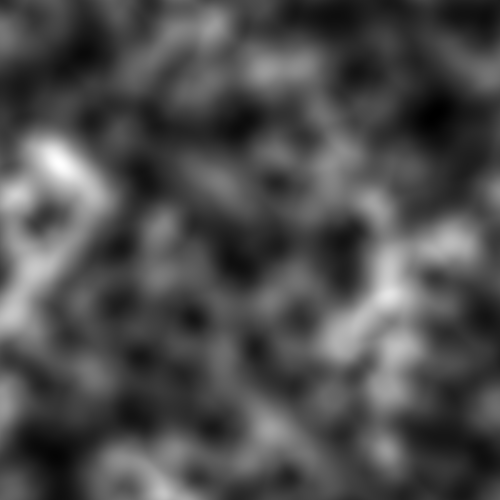
#> input picture maps/ter.ppm, 1000 x 1000 px (shown at 1/2 size)
$ python map.py
#> lines starting #> are read from the running program, lines starting #| are printed output that depends on the picture
from PIL import Image

ter = Image.open("ter.ppm")
#> ter is the input picture: PIL image 1000x1000 I; min 0, max 65535, mean 19841.1
tre = Image.open("tre.ppm")
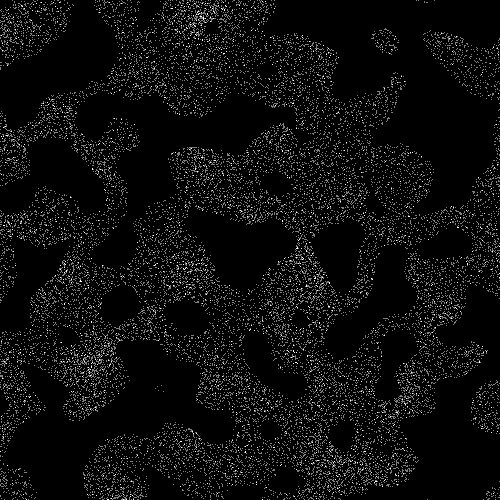
#> input picture maps/tre.ppm, 1000 x 1000 px (shown at 1/2 size)
#> tre is the input picture: PIL image 1000x1000 I; values 0 (black) and 65535 (white), 2.7% white in thin lines or dots

# Colors
deep_water = (0, 10, 100)
shallow_water = (40, 80, 140)
beach = (180, 180, 100)
grass = (100, 180, 100)
tree = (10, 100, 10)
stone = (160, 160, 160)
snow = (250, 250, 250)

out = Image.new("RGB", (1024, 1024))
#> out: PIL image 1024x1024 RGB; every value is 0

M = 256**2 - 1

data = []

terd = list(ter.getdata())
#> terd = 1000000 items
tred = list(tre.getdata())
#> tred = 1000000 items

for i in range(0, len(terd)):
	if tred[i] > 65000:
		data.append(tree)
	else:
		if terd[i] < M*0.1:
			data.append(deep_water)
		elif terd[i] < M*0.15:
			data.append(shallow_water)
		elif terd[i] < M*0.2:
			data.append(beach)
		elif terd[i] < M*0.6:
			data.append(grass)
		elif terd[i] < M*0.8:
			data.append(stone)
		else:
			data.append(snow)
#> after the loop, data = 1000000 items

out.putdata(data)
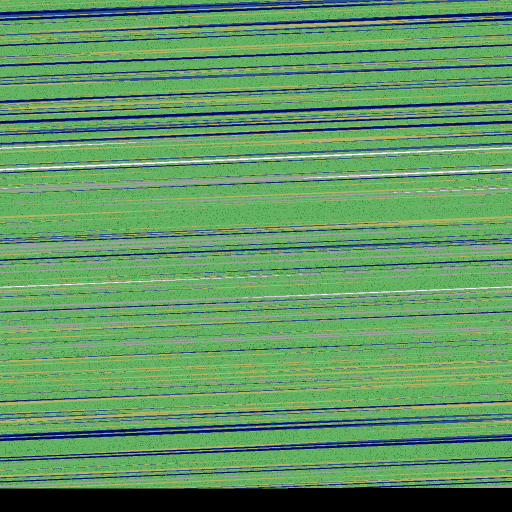
#> out: PIL image 1024x1024 RGB (shown at 1/2 size); mean R, G, B 96.8, 151.8, 100.4
out.save("final.png")
